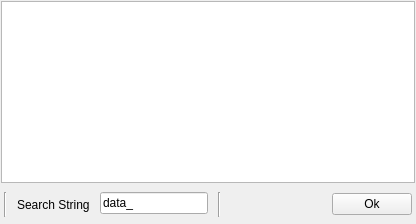
<?xml version="1.0" encoding="UTF-8"?>
<ui version="4.0">
 <class>MainWindow</class>
 <widget class="QMainWindow" name="MainWindow">
  <property name="geometry">
   <rect>
    <x>0</x>
    <y>0</y>
    <width>416</width>
    <height>224</height>
   </rect>
  </property>
  <property name="windowTitle">
   <string>Select Files</string>
  </property>
  <widget class="QWidget" name="centralwidget">
   <layout class="QVBoxLayout" name="verticalLayout">
    <property name="margin">
     <number>1</number>
    </property>
    <item>
     <widget class="QListWidget" name="listWidget"/>
    </item>
    <item>
     <widget class="QFrame" name="frame">
      <property name="frameShape">
       <enum>QFrame::NoFrame</enum>
      </property>
      <property name="frameShadow">
       <enum>QFrame::Raised</enum>
      </property>
      <layout class="QGridLayout" name="gridLayout">
       <property name="horizontalSpacing">
        <number>10</number>
       </property>
       <property name="verticalSpacing">
        <number>3</number>
       </property>
       <property name="margin">
        <number>3</number>
       </property>
       <item row="0" column="5">
        <spacer name="horizontalSpacer">
         <property name="orientation">
          <enum>Qt::Horizontal</enum>
         </property>
         <property name="sizeHint" stdset="0">
          <size>
           <width>40</width>
           <height>20</height>
          </size>
         </property>
        </spacer>
       </item>
       <item row="0" column="6" rowspan="2">
        <widget class="QPushButton" name="pushButton_2">
         <property name="text">
          <string>Ok</string>
         </property>
        </widget>
       </item>
       <item row="2" column="2" colspan="5">
        <widget class="QFrame" name="plotSaveFrame">
         <property name="enabled">
          <bool>true</bool>
         </property>
         <property name="minimumSize">
          <size>
           <width>0</width>
           <height>0</height>
          </size>
         </property>
         <property name="frameShape">
          <enum>QFrame::NoFrame</enum>
         </property>
         <property name="frameShadow">
          <enum>QFrame::Raised</enum>
         </property>
         <layout class="QHBoxLayout" name="horizontalLayout">
          <property name="margin">
           <number>0</number>
          </property>
         </layout>
        </widget>
       </item>
       <item row="0" column="3">
        <widget class="QLineEdit" name="lineEdit">
         <property name="text">
          <string>data_</string>
         </property>
        </widget>
       </item>
       <item row="0" column="1" rowspan="2">
        <widget class="Line" name="line_2">
         <property name="orientation">
          <enum>Qt::Vertical</enum>
         </property>
        </widget>
       </item>
       <item row="0" column="2" rowspan="2">
        <widget class="QLabel" name="label">
         <property name="text">
          <string>Search String</string>
         </property>
        </widget>
       </item>
       <item row="0" column="4" rowspan="2">
        <widget class="Line" name="line">
         <property name="orientation">
          <enum>Qt::Vertical</enum>
         </property>
        </widget>
       </item>
      </layout>
     </widget>
    </item>
   </layout>
  </widget>
 </widget>
 <resources/>
 <connections>
  <connection>
   <sender>pushButton_2</sender>
   <signal>clicked()</signal>
   <receiver>MainWindow</receiver>
   <slot>save()</slot>
   <hints>
    <hint type="sourcelabel">
     <x>866</x>
     <y>510</y>
    </hint>
    <hint type="destinationlabel">
     <x>886</x>
     <y>531</y>
    </hint>
   </hints>
  </connection>
 </connections>
 <slots>
  <slot>save()</slot>
  <slot>saveImage()</slot>
  <slot>projectSummary()</slot>
 </slots>
</ui>
